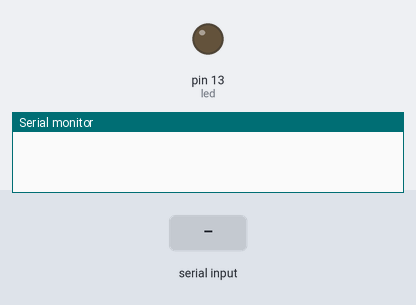
A sketch run on a simulated Arduino Uno, built with avr-gcc and run on an emulated ATmega328P. On the bench: output pins drawn as LEDs (lit = HIGH), the last lines printed to the serial monitor. The inputs (shaded band) are chosen by the test bench.

Above: at 1.2 s.
1.3 s: "90 45\n" received over Serial
At 2.5 s:
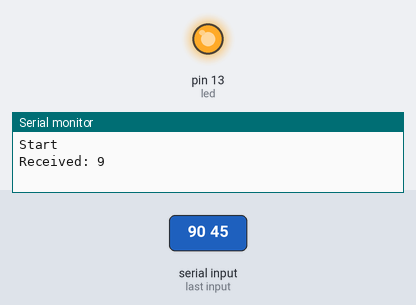
Timing chart, 0 to 10.3 s (numbered marks = the images above; inputs shaded):
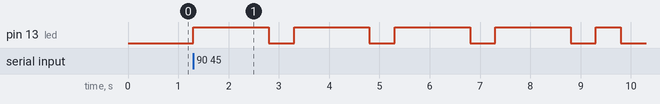

Measured:
- after the input at 1.3 s, pin 13 (led): goes 4 × (HIGH 1.5 s, LOW 0.50 s), HIGH 0.50 s, then LOW, starting at once

The sketch:

ReaderCode.ino
```cpp
int led = 13;

// letters
char* letters[] = {
  ".-", "-...", "-.-.", "-..", ".", "..-.", "--.", "....", "..", //A to I
  ".---", "-.-", ".-..", "--", "-.", "---", ".--.", "--.-", ".-.", //J to R
  "...", "-", "..-", "...-", ".--", "-..-", "-.--", "--.." //S to Z
};

// Numbers
char* numbers[] = {
  "-----", ".----", "..---", "...--", "....-", ".....",
"-....", "--...", "---..", "----."
};
int dotDelay = 500;


void setup() {
  // put your setup code here, to run once:
  pinMode(led, OUTPUT);
  Serial.begin(9600);
}

void loop() {

  if (Serial.available()) {
     Serial.println("Start");
    char ch = Serial.read(); // Read a single character from the serial
    Serial.print("Received: ");
    Serial.println(ch);
    if (ch >= 'a' && ch <= 'z') {
      flashSequence(letters[ch - 'a']);
    } else if (ch >= 'A' && ch <= 'Z') {
      flashSequence(letters[ch - 'A']);
    } else if (ch >= '0' && ch <= '9') {
      flashSequence(numbers[ch - '0']);
    } else if (ch == ' ') {
      delay(dotDelay * 7); // Increase delay for spaces
    }
     Serial.println("End");
     delay(1000);
  }


}

void flashSequence(char* sequence) {
  int i = 0;
  for (int i = 0; sequence[i] != '\0'; i++) {
    flashDotOrDash(sequence[i]);
  }
  delay(dotDelay * 3);
}


void flashDotOrDash(char dotOrDash) {
  digitalWrite(led, HIGH);
  if (dotOrDash == '.') {
      delay(dotDelay);
  }
  else if (dotOrDash == '-') {
  // must be a -
    delay(dotDelay * 3);
  }
  digitalWrite(led, LOW);
  delay(dotDelay);
}
```
